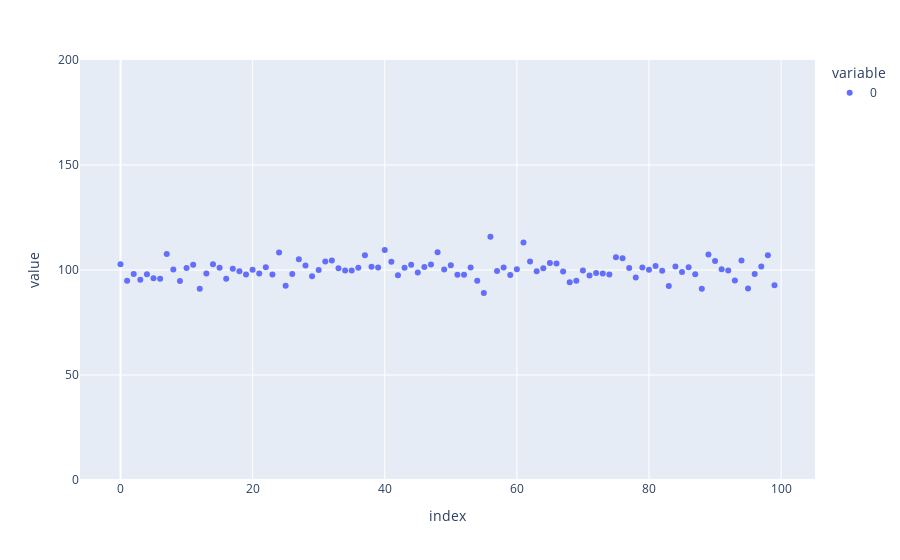

Source (notebook cell):
### Code cell
batch_size = 20_000
estimated_average_count = 0.005
sensitivity = 5
true_query_result = 100

expected_result = estimated_average_count * batch_size

# RMSE works the same as the high proba bound, but needs only one parameter
# (implicitly fixes beta = exp(-srt(2)) = 0.25 which is pretty big! So would need to take smaller absolute error to compensate)
# Maybe simpler to use RMSE to combine bias and variance.

print(f"Expected result (prior): {expected_result}, true query result: {true_query_result}")


epsilon = get_epsilon_for_relative_rmse_wrt_prior(
    sensitivity=sensitivity,
    expected_result=expected_result,
    relative_error=0.05,
)

n_repetitions = 100
repeated_noisy_results = true_query_result*np.ones(n_repetitions) + np.random.laplace(scale=sensitivity / epsilon, size=n_repetitions)
px.scatter(repeated_noisy_results, range_y=[0,200])

### Figure 1 — Plotly figure (JSON) as saved in the notebook; plotly's stock layout.template omitted (floating-point values rounded to 4 significant figures)
{"data": [{"hovertemplate": "variable=0<br>index=%{x}<br>value=%{y}<extra></extra>", "legendgroup": "0", "marker": {"color": "#636efa", "symbol": "circle"}, "mode": "markers", "name": "0", "orientation": "v", "showlegend": true, "type": "scatter", "x": [0, 1, 2, 3, 4, 5, 6, 7, 8, 9, 10, 11, 12, 13, 14, 15, 16, 17, 18, 19, 20, 21, 22, 23, 24, 25, 26, 27, 28, 29, 30, 31, 32, 33, 34, 35, 36, 37, 38, 39, 40, 41, 42, 43, 44, 45, 46, 47, 48, 49, 50, 51, 52, 53, 54, 55, 56, 57, 58, 59, 60, 61, 62, 63, 64, 65, 66, 67, 68, 69, 70, 71, 72, 73, 74, 75, 76, 77, 78, 79, 80, 81, 82, 83, 84, 85, 86, 87, 88, 89, 90, 91, 92, 93, 94, 95, 96, 97, 98, 99], "xaxis": "x", "y": [102.7, 94.85, 98.09, 95.3, 98.01, 96.08, 95.88, 107.6, 100.2, 94.72, 100.9, 102.5, 91.13, 98.32, 102.8, 101.0, 95.8, 100.6, 99.37, 97.92, 100.1, 98.37, 101.4, 97.8, 108.3, 92.5, 98.13, 105.1, 102.1, 97.01, 100.0, 104.1, 104.6, 100.8, 99.75, 99.77, 101.1, 107.1, 101.6, 101.1, 109.5, 104.0, 97.53, 101.1, 102.5, 98.79, 101.5, 102.6, 108.5, 100.2, 102.2, 97.72, 97.79, 101.1, 94.92, 89.01, 115.9, 99.47, 101.2, 97.57, 100.3, 113.1, 104.0, 99.46, 100.9, 103.3, 103.1, 99.24, 94.17, 94.91, 99.79, 97.36, 98.56, 98.31, 97.84, 106.0, 105.6, 100.9, 96.44, 101.2, 100.1, 101.9, 99.65, 92.35, 101.7, 99.09, 101.3, 98.03, 91.09, 107.4, 104.2, 100.4, 99.78, 95.02, 104.5, 91.21, 98.04, 101.6, 107.0, 92.73], "yaxis": "y"}], "layout": {"legend": {"title": {"text": "variable"}, "tracegroupgap": 0}, "margin": {"t": 60}, "xaxis": {"anchor": "y", "domain": [0, 1], "title": {"text": "index"}}, "yaxis": {"anchor": "x", "domain": [0, 1], "range": [0, 200], "title": {"text": "value"}}}}
